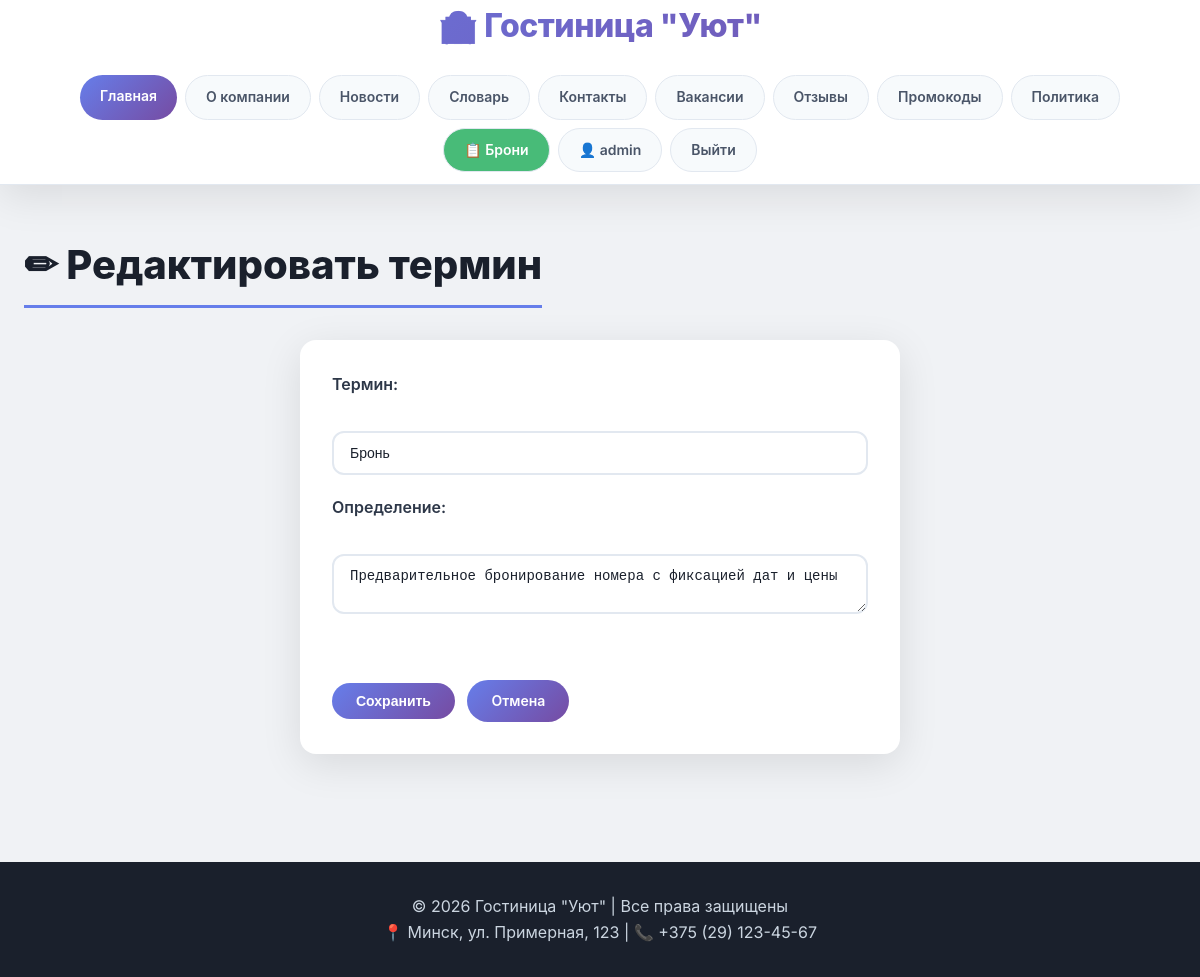
Screenshot of /terms/update/1/ (signed in) with the database file from the repository.
### hotel/models.py (models this page shows, shortened)
class GlossaryTerm(models.Model):
    term = models.CharField(max_length=100)
    definition = models.TextField()
    added_date = models.DateTimeField(auto_now_add=True)
    class Meta:
        verbose_name = 'Термин'
        verbose_name_plural = 'Словарь терминов'

### hotel/views.py (the view)
# urls.py: path('terms/update/<int:term_id>/', views.term_update, name='term_update'),
@login_required
@user_passes_test(is_admin_only)
def term_update(request, term_id):
    term = get_object_or_404(GlossaryTerm, id=term_id)
    if request.method == 'POST':
        term.term = request.POST.get('term')
        term.definition = request.POST.get('definition')
        term.save()
        messages.success(request, 'Термин обновлён')
        return redirect('glossary')
    return render(request, 'hotel/term_form.html', {'term': term})

### hotel/views.py (called while the page is built)
def is_admin_only(user):
    return user.is_superuser

### hotel/templates/hotel/term_form.html (shortened to what this page needs)
{% extends 'hotel/base.html' %}
{% block content %}
<h2>{% if term %}✏ Редактировать термин{% else %}➕ Добавить термин{% endif %}</h2>
<form method="post">
    <div>
        <label>Термин:</label><br>
        <input type="text" name="term" value="{{ term.term|default:'' }}" required>
    </div>
    <div>
        <label>Определение:</label><br>
        <textarea name="definition" required>{{ term.definition|default:'' }}</textarea>
    </div>
    <br>
    <button type="submit" class="btn">Сохранить</button>
    <a href="/glossary/" class="btn">Отмена</a>
</form>
{% endblock %}

### hotel/templates/hotel/base.html (shortened to what this page needs)
{% load static %}
<!DOCTYPE html>
<html lang="ru">
<head>
    <link rel="stylesheet" href="{% static 'hotel/css/style.css' %}?v=4">
</head>
<body>
    <header>
        <div class="container">
            <h1>🏨 Гостиница "Уют"</h1>
            <nav>
                <a href="/" {% if request.path == '/' %}style="background: linear-gradient(135deg, #667eea 0%, #764ba2 100%); color: white;"{% endif %}>Главная</a>
                <a href="/about/" {% if request.path == '/about/' %}style="background: linear-gradient(135deg, #667eea 0%, #764ba2 100%); color: white;"{% endif %}>О компании</a>
                <a href="/news/" {% if '/news/' in request.path and not request.path == '/' %}style="background: linear-gradient(135deg, #667eea 0%, #764ba2 100%); color: white;"{% endif %}>Новости</a>
                <a href="/glossary/" {% if request.path == '/glossary/' %}style="background: linear-gradient(135deg, #667eea 0%, #764ba2 100%); color: white;"{% endif %}>Словарь</a>
                <a href="/contacts/" {% if request.path == '/contacts/' %}style="background: linear-gradient(135deg, #667eea 0%, #764ba2 100%); color: white;"{% endif %}>Контакты</a>
                <a href="/vacancies/" {% if request.path == '/vacancies/' %}style="background: linear-gradient(135deg, #667eea 0%, #764ba2 100%); color: white;"{% endif %}>Вакансии</a>
                <a href="/reviews/" {% if request.path == '/reviews/' %}style="background: linear-gradient(135deg, #667eea 0%, #764ba2 100%); color: white;"{% endif %}>Отзывы</a>
                <a href="/promocodes/" {% if request.path == '/promocodes/' %}style="background: linear-gradient(135deg, #667eea 0%, #764ba2 100%); color: white;"{% endif %}>Промокоды</a>
                <a href="/privacy/" {% if request.path == '/privacy/' %}style="background: linear-gradient(135deg, #667eea 0%, #764ba2 100%); color: white;"{% endif %}>Политика</a>
                {% if user.is_authenticated %}
                    <a href="/all-bookings/" {% if '/all-bookings/' in request.path %}style="background: #48bb78; color: white;"{% else %}style="background:#48bb78; color:white;"{% endif %}>📋 Брони</a>
                    <a href="/profile/" {% if request.path == '/profile/' %}style="background: linear-gradient(135deg, #667eea 0%, #764ba2 100%); color: white;"{% endif %}>👤 {{ user.username }}</a>
                    <a href="/logout/">Выйти</a>
                {% endif %}
            </nav>
        </div>
    </header>
    <main>
        <div class="container">
            {% block content %}{% endblock %}
        </div>
    </main>
    <footer>
        <div class="container">
            <p>© 2026 Гостиница "Уют" | Все права защищены</p>
            <p>📍 Минск, ул. Примерная, 123 | 📞 +375 (29) 123-45-67</p>
        </div>
    </footer>
</body>
</html>

### hotel/static/hotel/css/style.css (style rules this page uses)
:root { --primary: #667eea; --primary-dark: #5a67d8; --secondary: #f56565; --dark: #2d3748; --light: #f7fafc; --gray: #718096; --success: #48bb78; --warning: #ed8936; --gradient: linear-gradient(135deg, #667eea 0%, #764ba2 100%); --shadow: 0 10px 40px rgba(0,0,0,0.1); --shadow-hover: 0 20px 60px rgba(0,0,0,0.15); --border-radius: 16px; --transition: all 0.3s ease; }
* { margin: 0; padding: 0; box-sizing: border-box; }
body { font-family: 'Inter', -apple-system, BlinkMacSystemFont, 'Segoe UI', Roboto, sans-serif; background: #f0f2f5; color: #1a202c; line-height: 1.6; min-height: 100vh; }
.container { max-width: 1280px; margin: 0 auto; padding: 0 24px; position: relative; z-index: 1; }
header { background: white; box-shadow: var(--shadow); position: sticky; top: 0; z-index: 1000; border-bottom: 1px solid #e2e8f0; }
header h1 { font-size: 2rem; font-weight: 800; background: var(--gradient); -webkit-background-clip: text; -webkit-text-fill-color: transparent; background-clip: text; margin-bottom: 12px; letter-spacing: -0.5px; text-align: center; }
nav { display: flex; flex-wrap: wrap; justify-content: center; gap: 8px; padding: 12px 0; }
nav a { color: #4a5568; text-decoration: none; padding: 10px 20px; font-weight: 600; border-radius: 40px; transition: var(--transition); font-size: 14px; white-space: nowrap; background: #f7fafc; border: 1px solid #e2e8f0; }
nav a:first-child { background: var(--gradient); color: white; border: none; }
.btn { display: inline-block; background: var(--gradient); color: white !important; padding: 10px 24px; text-decoration: none; border-radius: 40px; margin-top: 12px; margin-right: 8px; transition: var(--transition); border: none; cursor: pointer; font-weight: 600; font-size: 14px; }
form { background: white; padding: 32px; border-radius: var(--border-radius); box-shadow: var(--shadow); max-width: 600px; margin: 0 auto; }
form div { margin-bottom: 20px; }
form label { font-weight: 600; display: block; margin-bottom: 8px; color: #2d3748; }
form input, form select, form textarea { width: 100%; padding: 12px 16px; border: 2px solid #e2e8f0; border-radius: 12px; font-size: 14px; transition: var(--transition); background: white; color: #1a202c; }
footer { background: #1a202c; color: #cbd5e0; text-align: center; padding: 32px 0; margin-top: 60px; }
footer p { color: #cbd5e0; }
main { padding: 48px 0; }
main h2 { font-size: 2.5rem; font-weight: 800; margin-bottom: 32px; color: #1a202c; border-bottom: 3px solid var(--primary); display: inline-block; padding-bottom: 8px; }

### rows the page displays
GlossaryTerm: term "Бронь", definition "Предварительное бронирование номера с фиксацией дат и цены"

### other values shown
{{ user.username }} "admin"
